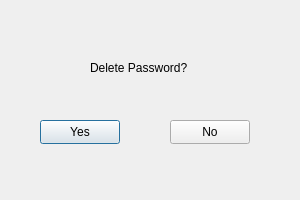
<?xml version="1.0" encoding="UTF-8"?>
<ui version="4.0">
 <class>ConfirmDelete</class>
 <widget class="QDialog" name="ConfirmDelete">
  <property name="enabled">
   <bool>true</bool>
  </property>
  <property name="geometry">
   <rect>
    <x>0</x>
    <y>0</y>
    <width>300</width>
    <height>200</height>
   </rect>
  </property>
  <property name="minimumSize">
   <size>
    <width>300</width>
    <height>200</height>
   </size>
  </property>
  <property name="maximumSize">
   <size>
    <width>300</width>
    <height>200</height>
   </size>
  </property>
  <property name="windowTitle">
   <string>Dialog</string>
  </property>
  <widget class="QLabel" name="label">
   <property name="geometry">
    <rect>
     <x>90</x>
     <y>60</y>
     <width>247</width>
     <height>16</height>
    </rect>
   </property>
   <property name="minimumSize">
    <size>
     <width>0</width>
     <height>0</height>
    </size>
   </property>
   <property name="text">
    <string>Delete Password?</string>
   </property>
  </widget>
  <widget class="QPushButton" name="yesButton">
   <property name="geometry">
    <rect>
     <x>40</x>
     <y>120</y>
     <width>80</width>
     <height>24</height>
    </rect>
   </property>
   <property name="text">
    <string>Yes</string>
   </property>
  </widget>
  <widget class="QPushButton" name="noButton">
   <property name="geometry">
    <rect>
     <x>170</x>
     <y>120</y>
     <width>80</width>
     <height>24</height>
    </rect>
   </property>
   <property name="text">
    <string>No</string>
   </property>
  </widget>
 </widget>
 <resources/>
 <connections/>
</ui>
